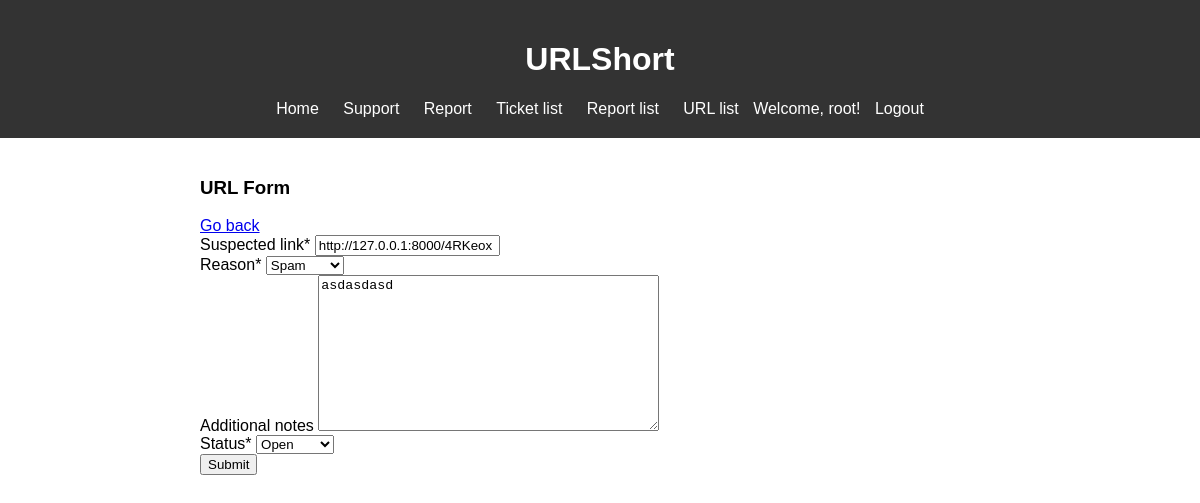
Screenshot of /report-update/2/ (signed in) with the database file from the repository.
### urlshortapp/models.py (models this page shows)
class User(AbstractUser):
    pass

class Report(models.Model):
    date_of_report = models.DateTimeField(auto_now_add=True)
    suspected_link = models.URLField()
    reason = models.CharField(blank=False, null=False, choices=REASON_CHOICES, max_length=20)
    additional_notes = models.TextField(blank=True, null=True)
    status = models.CharField(blank=False, null=False, default='Open', choices=STATUS_CHOICES, max_length=20)

### urlshortapp/views.py (the view)
# urls.py: path('report-update/<int:pk>/', ReportUpdateView.as_view(), name='report-update'),
class ReportUpdateView(LoginRequiredMixin, UpdateView):
    model = Report
    form_class = ReportUpdateForm
    success_url = reverse_lazy('report-list')

### urlshortapp/forms.py
class ReportUpdateForm(forms.ModelForm):
    class Meta:
        model = Report
        fields = "__all__"

### urlshortapp/templates/urlshortapp/report_form.html (shortened to what this page needs)
{% extends 'urlshortapp/base.html' %}
{% load crispy_forms_filters %}
{% block content %}
<h3>URL Form</h3>
<a href="{% url 'urls' %}">Go back</a>
<form method="POST" action="">
    {{ form|crispy }}
    <input type="submit" value="Submit">
</form>
{% endblock %}

### urlshortapp/templates/urlshortapp/base.html (shortened to what this page needs)
<!DOCTYPE html>
<html lang="en">
<head>
    {% load static %}
    <link rel="stylesheet" href="{% static 'css/styles.css' %}">
</head>
<body>
<header>
    <h1>URLShort</h1>
    <nav>
        <a href="{% url 'shortener' %}">Home</a>
        <a href="{% url 'support-create' %}">Support</a>
        <a href="{% url 'report-create' %}">Report</a>
        {% if user.is_staff or user.is_superuser %}
        <a href="{% url 'support-list' %}">Ticket list</a>
        <a href="{% url 'report-list' %}">Report list</a>
        {% endif %}
        {% if not user.is_authenticated%}
        <a href="{% url 'login' %}">Login</a>
        <a href="{% url 'register' %}">Register</a>
        {% else %}
        <a href="{% url 'urls' %}">URL list</a>
        <span>Welcome, {{ user.username }}!</span>
        <a href="#" onclick="logout()">Logout</a>
        {% endif %}
    </nav>
</header>
<div class="container">
    {% block content %}{% endblock %}
</div>
</body>
</html>

### urlshortapp/static/css/styles.css (style rules this page uses)
body { margin: 0; padding: 0; font-family: Arial, sans-serif; }
header { background-color: #333; color: #fff; padding: 20px; text-align: center; }
nav { display: inline-block; }
nav a { color: #fff; text-decoration: none; padding: 10px; }
.container { max-width: 800px; margin: 0 auto; padding: 20px; }

### rows the page displays
User: username "root"
Report: suspected_link "http://127.0.0.1:8000/4RKeox", reason "Spam", additional_notes "asdasdasd", status "Open"
